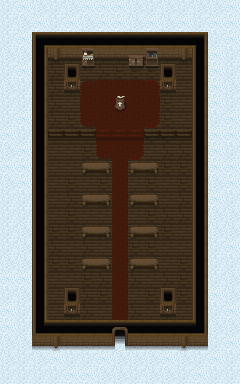

Tiled map render using the project's own tile images. Description and the whole map definition, tile-layer contents included, below:
An orthogonal 15x24 tile map with 16x16 px tiles, 5 tile layers (logic, base, deco, deco2, ...), 3 tilesets and 5 objects (2x item, 2x mob, object).

<map version="1.0" tiledversion="1.1.5" orientation="orthogonal" renderorder="left-up" width="15" height="24" tilewidth="16" tileheight="16" infinite="0" nextlayerid="13" nextobjectid="13">
 <tileset firstgid="1" source="tilesets/logic.tsx" />
 <tileset firstgid="65" source="tilesets/tiles_town_inside.tsx" />
 <tileset firstgid="321" source="tilesets/Mobs.tsx" />
 <layer id="8" name="logic" width="15" height="24">
  <data encoding="csv">
37,37,37,37,37,37,37,37,37,37,37,37,37,37,37,
37,37,37,37,37,37,37,37,37,37,37,37,37,37,37,
37,37,5,5,5,5,5,5,5,5,5,5,5,37,37,
37,37,5,2,2,2,2,2,2,2,2,2,5,37,37,
37,37,5,2,5,2,2,2,2,2,5,2,5,37,37,
37,37,5,2,2,2,2,2,2,2,2,2,5,37,37,
37,37,5,2,2,2,2,2,2,2,2,2,5,37,37,
37,37,5,2,2,2,2,2,2,2,2,2,5,37,37,
37,37,5,2,2,2,2,2,2,2,2,2,5,37,37,
37,37,5,2,2,2,2,2,2,2,2,2,5,37,37,
37,37,5,2,2,2,2,2,2,2,2,2,5,37,37,
37,37,5,2,2,2,2,2,2,2,2,2,5,37,37,
37,37,5,2,2,2,2,2,2,2,2,2,5,37,37,
37,37,5,2,2,2,2,2,2,2,2,2,5,37,37,
37,37,5,2,2,2,2,2,2,2,2,2,5,37,37,
37,37,5,2,2,2,2,2,2,2,2,2,5,37,37,
37,37,5,2,2,2,2,2,2,2,2,2,5,37,37,
37,37,5,2,2,2,2,2,2,2,2,2,5,37,37,
37,37,5,2,5,2,2,2,2,2,5,2,5,37,37,
37,37,5,2,2,2,2,2,2,2,2,2,5,37,37,
37,37,5,5,5,5,5,2,5,5,5,5,5,37,37,
37,37,36,36,36,36,36,8,36,36,36,36,36,37,37,
37,37,37,37,37,37,37,37,37,37,37,37,37,37,37,
37,37,37,37,37,37,37,37,37,37,37,37,37,37,37
</data>
 </layer>
 <objectgroup id="7" name="objects">
  <object id="1" name="Sword" type="item" x="56.5" y="152">
   <properties>
    <property name="quantity" type="int" value="1" />
   </properties>
   <point />
  </object>
  <object id="9" name="BishopNPC" type="mob" x="119.5" y="88.5">
   <point />
  </object>
  <object id="10" name="Sword" type="item" x="184" y="154">
   <properties>
    <property name="cursed" type="bool" value="false" />
    <property name="level" type="int" value="5" />
    <property name="quantity" type="int" value="1" />
   </properties>
   <point />
  </object>
  <object id="11" name="Rat" type="mob" x="72" y="189">
   <properties>
    <property name="loot" value="{&quot;kind&quot;:&quot;Sword&quot;, &quot;level&quot;:5}" />
   </properties>
   <point />
  </object>
  <object id="12" name="Deco" type="object" x="182.5" y="189">
   <properties>
    <property name="object_desc" value="candle" />
   </properties>
   <point />
  </object>
 </objectgroup>
 <layer id="9" name="base" width="15" height="24">
  <data encoding="csv">
162,161,163,162,163,161,161,161,163,162,163,162,163,163,161,
162,163,161,162,161,163,161,161,163,161,163,161,162,161,161,
162,161,65,66,66,66,66,66,66,66,66,66,67,162,161,
163,163,81,193,193,193,193,193,193,193,193,193,83,161,162,
162,161,81,195,180,193,195,194,194,194,180,193,83,161,162,
163,162,81,195,193,193,196,196,196,193,193,193,83,161,163,
162,162,81,195,193,196,196,196,196,196,194,193,83,161,162,
162,161,81,195,194,193,196,196,196,193,194,193,83,162,161,
161,162,81,193,193,193,196,196,196,194,194,193,83,161,161,
163,161,81,193,193,194,194,196,193,193,195,195,83,161,162,
161,161,81,193,193,195,193,196,193,194,194,194,83,161,161,
163,161,81,193,194,193,194,196,193,194,193,194,83,163,161,
162,162,81,193,195,193,194,196,195,193,193,195,83,161,162,
162,162,81,193,194,193,193,196,193,194,195,195,83,163,163,
162,163,81,194,194,195,195,196,193,193,194,193,83,163,163,
162,163,81,195,193,195,193,196,194,194,193,193,83,162,161,
163,163,81,194,194,195,193,196,195,193,193,194,83,162,162,
161,161,81,193,193,194,195,196,195,193,195,194,83,162,163,
162,163,81,193,180,195,194,196,193,194,180,194,83,161,163,
161,162,81,193,193,195,193,196,195,193,193,193,83,162,161,
161,162,97,98,98,98,98,147,98,98,98,98,99,163,163,
163,163,162,161,161,163,161,162,163,161,163,163,162,162,161,
163,162,163,161,162,162,161,163,163,163,161,163,162,161,162,
162,162,162,162,161,161,163,163,162,163,163,162,161,162,162
</data>
 </layer>
 <layer id="10" name="deco" width="15" height="24">
  <data encoding="csv">
0,0,0,0,0,0,0,0,0,0,0,0,0,0,0,
0,0,0,0,0,0,0,0,0,0,0,0,0,0,0,
0,0,0,0,0,0,0,0,0,0,0,0,0,0,0,
0,0,0,179,177,177,177,177,177,177,177,179,0,0,0,
0,0,0,0,0,0,0,0,0,0,0,0,0,0,0,
0,0,0,0,178,211,0,0,0,212,178,0,0,0,0,
0,0,0,0,0,0,0,152,0,0,0,0,0,0,0,
0,0,0,0,0,227,0,0,0,228,0,0,0,0,0,
0,0,0,209,209,209,210,210,210,209,209,209,0,0,0,
0,0,0,0,0,0,227,0,228,0,0,0,0,0,0,
0,0,0,0,0,122,123,0,122,123,0,0,0,0,0,
0,0,0,0,0,0,0,0,0,0,0,0,0,0,0,
0,0,0,0,0,122,123,0,122,123,0,0,0,0,0,
0,0,0,0,0,0,0,0,0,0,0,0,0,0,0,
0,0,0,0,0,122,123,0,122,123,0,0,0,0,0,
0,0,0,0,0,0,0,0,0,0,0,0,0,0,0,
0,0,0,0,0,122,123,0,122,123,0,0,0,0,0,
0,0,0,0,0,0,0,0,0,0,0,0,0,0,0,
0,0,0,0,0,0,0,0,0,0,0,0,0,0,0,
0,0,0,0,178,0,307,308,309,0,178,0,0,0,0,
0,0,0,0,0,0,0,0,0,0,0,0,0,0,0,
0,0,177,179,177,177,177,197,177,177,177,179,177,0,0,
0,0,0,0,0,0,0,0,0,0,0,0,0,0,0,
0,0,0,0,0,0,0,0,0,0,0,0,0,0,0
</data>
 </layer>
 <layer id="11" name="deco2" width="15" height="24">
  <data encoding="csv">
0,0,0,0,0,0,0,0,0,0,0,0,0,0,0,
0,0,0,0,0,0,0,0,0,0,0,0,0,0,0,
0,0,0,0,0,0,0,0,0,0,0,0,0,0,0,
0,0,0,0,0,74,0,0,75,73,0,0,0,0,0,
0,0,0,0,0,90,0,0,91,89,0,0,0,0,0,
0,0,0,0,0,0,0,0,0,0,0,0,0,0,0,
0,0,0,0,0,0,0,0,0,0,0,0,0,0,0,
0,0,0,0,0,0,0,0,0,0,0,0,0,0,0,
0,0,0,0,0,0,0,0,0,0,0,0,0,0,0,
0,0,0,0,0,0,0,0,0,0,0,0,0,0,0,
0,0,0,0,0,0,0,0,0,0,0,0,0,0,0,
0,0,0,0,0,0,0,0,0,0,0,0,0,0,0,
0,0,0,0,0,0,0,0,0,0,0,0,0,0,0,
0,0,0,0,0,0,0,0,0,0,0,0,0,0,0,
0,0,0,0,0,0,0,0,0,0,0,0,0,0,0,
0,0,0,0,0,0,0,0,0,0,0,0,0,0,0,
0,0,0,0,0,0,0,0,0,0,0,0,0,0,0,
0,0,0,0,0,0,0,0,0,0,0,0,0,0,0,
0,0,0,0,0,0,0,0,0,0,0,0,0,0,0,
0,0,0,0,0,0,0,0,0,0,0,0,0,0,0,
0,0,0,0,0,0,0,0,0,0,0,0,0,0,0,
0,0,0,0,0,0,0,310,0,0,0,0,0,0,0,
0,0,0,0,0,0,0,0,0,0,0,0,0,0,0,
0,0,0,0,0,0,0,0,0,0,0,0,0,0,0
</data>
 </layer>
 <layer id="12" name="roof_base" width="15" height="24">
  <data encoding="csv">
0,0,0,0,0,0,0,0,0,0,0,0,0,0,0,
0,0,0,0,0,0,0,0,0,0,0,0,0,0,0,
0,0,0,0,0,0,0,0,0,0,0,0,0,0,0,
0,0,0,0,0,0,0,0,0,0,0,0,0,0,0,
0,0,0,0,0,0,0,0,0,0,0,0,0,0,0,
0,0,0,0,0,0,0,0,0,0,0,0,0,0,0,
0,0,0,0,0,0,0,0,0,0,0,0,0,0,0,
0,0,0,0,0,0,0,0,0,0,0,0,0,0,0,
0,0,0,0,0,0,0,0,0,0,0,0,0,0,0,
0,0,0,0,0,0,0,0,0,0,0,0,0,0,0,
0,0,0,0,0,0,0,0,0,0,0,0,0,0,0,
0,0,0,0,0,0,0,0,0,0,0,0,0,0,0,
0,0,0,0,0,0,0,0,0,0,0,0,0,0,0,
0,0,0,0,0,0,0,0,0,0,0,0,0,0,0,
0,0,0,0,0,0,0,0,0,0,0,0,0,0,0,
0,0,0,0,0,0,0,0,0,0,0,0,0,0,0,
0,0,0,0,0,0,0,0,0,0,0,0,0,0,0,
0,0,0,0,0,0,0,0,0,0,0,0,0,0,0,
0,0,0,0,0,0,0,0,0,0,0,0,0,0,0,
0,0,0,0,0,0,0,0,0,0,0,0,0,0,0,
0,0,0,0,0,0,0,181,0,0,0,0,0,0,0,
0,0,0,0,0,0,0,0,0,0,0,0,0,0,0,
0,0,0,0,0,0,0,0,0,0,0,0,0,0,0,
0,0,0,0,0,0,0,0,0,0,0,0,0,0,0
</data>
 </layer>
</map>
